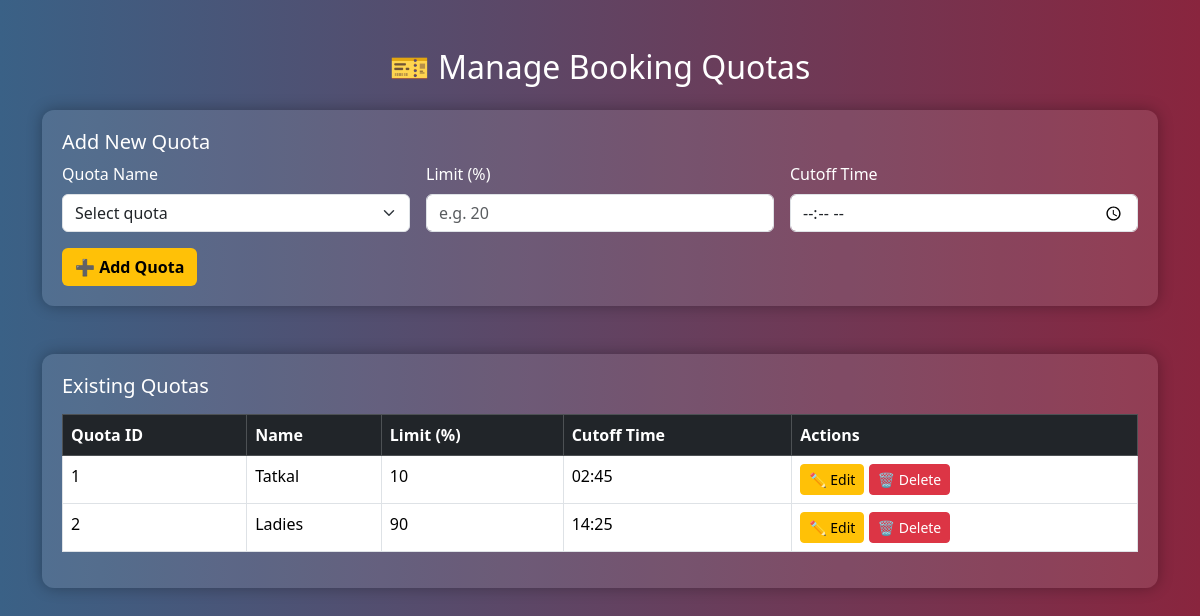
Page /manage_quotas/ (signed in) on the committed database.
### myapp/models.py (models this page shows, shortened)
class managequotastbl(models.Model):
    id = models.AutoField(primary_key=True)
    qname=models.CharField(max_length=100)
    per=models.CharField(max_length=100)
    cutofftime=models.CharField(max_length=100)

### myapp/views.py (the view)
# urls.py: path('manage_quotas/',views.manage_quotas,),
def manage_quotas(request):
    sesid=request.session.get('user')
    if not sesid:
        return redirect('../adminpanel')
    data=managequotastbl.objects.all()
    return render(request, "Adminpanel/manage_quotas.html",{'show':data})

### templates/Adminpanel/manage_quotas.html (shortened to what this page needs)
<!DOCTYPE html>
<html lang="en">
<head>
  <link href="https://cdn.jsdelivr.net/npm/bootstrap@5.3.2/dist/css/bootstrap.min.css" rel="stylesheet">
</head>
<body>
  <div class="container py-5">
    <h2 class="text-center mb-4">🎫 Manage Booking Quotas</h2>
    <div class="form-box mb-5">
      <h5>Add New Quota</h5>
      <form action="../manage_quotas_code/" method="post">
        <div class="row g-3">
          <div class="col-md-4">
            <label for="quotaName" class="form-label">Quota Name</label>
            <select class="form-select" id="quotaName" name="qname" required>
              <option selected disabled>Select quota</option>
            </select>
          </div>
          <div class="col-md-4">
            <label for="limitPercent" class="form-label" >Limit (%)</label>
            <input type="number" class="form-control" id="limitPercent" placeholder="e.g. 20" name="per" required>
          </div>
          <div class="col-md-4">
            <label for="cutoffTime" class="form-label">Cutoff Time</label>
            <input type="time" class="form-control" id="cutoffTime" name="cutoffTime" required>
          </div>
        </div>
        <button type="submit" class="btn btn-custom mt-3">➕ Add Quota</button>
      </form>
    </div>
    <div class="table-box">
      <h5>Existing Quotas</h5>
      <table class="table table-bordered table-hover mt-3">
        <thead class="table-dark">
          <tr>
            <th>Quota ID</th>
            <th>Name</th>
            <th>Limit (%)</th>
            <th>Cutoff Time</th>
            <th>Actions</th>
          </tr>
        </thead>
        <tbody>
          {% for x in show %}
          <tr>
            <td>{{ x.id }}</td>
            <td>{{ x.qname }}</td>
            <td>{{ x.per }}</td>
            <td>{{ x.cutofftime }}</td>
            <td>
              <button class="btn btn-sm btn-warning">✏️ Edit</button>
              <button class="btn btn-sm btn-danger">🗑️ Delete</button>
            </td>
          </tr>
         {% endfor %}
        </tbody>
      </table>
    </div>
  </div>
</body>
</html>

### templates/Adminpanel/manage_quotas.html (style rules this page uses)
body { background: linear-gradient(to right, #3a6186, #89253e); color: white; font-family: 'Segoe UI', sans-serif; }
.form-box, .table-box { background-color: rgba(255,255,255,0.1); padding: 20px; border-radius: 12px; box-shadow: 0 0 15px rgba(0,0,0,0.3); }
.btn-custom { background-color: #ffc107; color: black; font-weight: bold; }
table { color: white; }

### rows in the picture
managequotastbl: id "1", qname "Tatkal", per "10", cutofftime "02:45"
managequotastbl: id "2", qname "Ladies", per "90", cutofftime "14:25"
